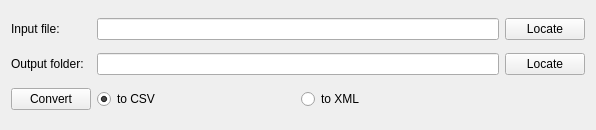
<?xml version="1.0" encoding="UTF-8"?>
<ui version="4.0">
 <class>Form</class>
 <widget class="QWidget" name="Form">
  <property name="geometry">
   <rect>
    <x>0</x>
    <y>0</y>
    <width>596</width>
    <height>130</height>
   </rect>
  </property>
  <property name="maximumSize">
   <size>
    <width>16777215</width>
    <height>130</height>
   </size>
  </property>
  <property name="windowTitle">
   <string>Form</string>
  </property>
  <layout class="QGridLayout" name="gridLayout">
   <item row="0" column="0">
    <widget class="QLabel" name="label">
     <property name="text">
      <string>Input file:</string>
     </property>
    </widget>
   </item>
   <item row="1" column="0">
    <widget class="QLabel" name="label_2">
     <property name="text">
      <string>Output folder:</string>
     </property>
    </widget>
   </item>
   <item row="3" column="0">
    <widget class="QPushButton" name="btn_convert">
     <property name="text">
      <string>Convert</string>
     </property>
    </widget>
   </item>
   <item row="0" column="3">
    <widget class="QPushButton" name="btn_locate_file">
     <property name="text">
      <string>Locate</string>
     </property>
    </widget>
   </item>
   <item row="1" column="3">
    <widget class="QPushButton" name="btn_locate_folder_2">
     <property name="text">
      <string>Locate</string>
     </property>
    </widget>
   </item>
   <item row="3" column="1">
    <layout class="QHBoxLayout" name="horizontalLayout">
     <item>
      <layout class="QHBoxLayout" name="horizontalLayout_2">
       <item>
        <widget class="QRadioButton" name="rbtn_tocsv">
         <property name="text">
          <string>to CSV</string>
         </property>
         <property name="checked">
          <bool>true</bool>
         </property>
        </widget>
       </item>
       <item>
        <widget class="QRadioButton" name="rbtn_toxml">
         <property name="text">
          <string>to XML</string>
         </property>
        </widget>
       </item>
      </layout>
     </item>
    </layout>
   </item>
   <item row="0" column="1">
    <widget class="QLineEdit" name="textEdit"/>
   </item>
   <item row="1" column="1">
    <widget class="QLineEdit" name="textEdit_2"/>
   </item>
  </layout>
 </widget>
 <resources/>
 <connections>
  <connection>
   <sender>btn_locate_file</sender>
   <signal>clicked()</signal>
   <receiver>Form</receiver>
   <slot>btn_locate_file_clicked()</slot>
   <hints>
    <hint type="sourcelabel">
     <x>547</x>
     <y>22</y>
    </hint>
    <hint type="destinationlabel">
     <x>297</x>
     <y>63</y>
    </hint>
   </hints>
  </connection>
  <connection>
   <sender>btn_locate_folder_2</sender>
   <signal>clicked()</signal>
   <receiver>Form</receiver>
   <slot>btn_locate_folder_clicked()</slot>
   <hints>
    <hint type="sourcelabel">
     <x>547</x>
     <y>62</y>
    </hint>
    <hint type="destinationlabel">
     <x>297</x>
     <y>63</y>
    </hint>
   </hints>
  </connection>
  <connection>
   <sender>btn_convert</sender>
   <signal>clicked()</signal>
   <receiver>Form</receiver>
   <slot>btn_convert_clicked()</slot>
   <hints>
    <hint type="sourcelabel">
     <x>299</x>
     <y>103</y>
    </hint>
    <hint type="destinationlabel">
     <x>297</x>
     <y>63</y>
    </hint>
   </hints>
  </connection>
 </connections>
 <slots>
  <slot>btn_locate_file_clicked()</slot>
  <slot>btn_locate_folder_clicked()</slot>
  <slot>btn_convert_clicked()</slot>
  <slot>rbtn_tocsv_clicked()</slot>
  <slot>slot2()</slot>
 </slots>
</ui>
